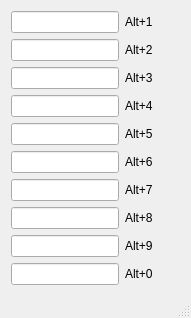
<?xml version="1.0" encoding="UTF-8"?>
<ui version="4.0">
 <class>MainWindow</class>
 <widget class="QMainWindow" name="MainWindow">
  <property name="geometry">
   <rect>
    <x>0</x>
    <y>0</y>
    <width>191</width>
    <height>292</height>
   </rect>
  </property>
  <property name="windowTitle">
   <string>MainWindow</string>
  </property>
  <widget class="QWidget" name="centralWidget">
   <layout class="QFormLayout" name="formLayout">
    <item row="0" column="0">
     <widget class="KeyLineEdit" name="alt1"/>
    </item>
    <item row="0" column="1">
     <widget class="QLabel" name="labelAlt1">
      <property name="text">
       <string>Alt+1</string>
      </property>
     </widget>
    </item>
    <item row="1" column="0">
     <widget class="KeyLineEdit" name="alt2"/>
    </item>
    <item row="1" column="1">
     <widget class="QLabel" name="labelAlt2">
      <property name="text">
       <string>Alt+2</string>
      </property>
     </widget>
    </item>
    <item row="2" column="0">
     <widget class="KeyLineEdit" name="alt3"/>
    </item>
    <item row="2" column="1">
     <widget class="QLabel" name="labelAlt3">
      <property name="text">
       <string>Alt+3</string>
      </property>
     </widget>
    </item>
    <item row="3" column="0">
     <widget class="QLineEdit" name="alt4"/>
    </item>
    <item row="4" column="0">
     <widget class="QLineEdit" name="alt5"/>
    </item>
    <item row="5" column="0">
     <widget class="QLineEdit" name="alt6"/>
    </item>
    <item row="6" column="0">
     <widget class="QLineEdit" name="alt7"/>
    </item>
    <item row="7" column="0">
     <widget class="QLineEdit" name="alt8"/>
    </item>
    <item row="8" column="0">
     <widget class="QLineEdit" name="alt9"/>
    </item>
    <item row="9" column="0">
     <widget class="QLineEdit" name="alt0"/>
    </item>
    <item row="3" column="1">
     <widget class="QLabel" name="labelAlt4">
      <property name="text">
       <string>Alt+4</string>
      </property>
     </widget>
    </item>
    <item row="4" column="1">
     <widget class="QLabel" name="labelAlt5">
      <property name="text">
       <string>Alt+5</string>
      </property>
     </widget>
    </item>
    <item row="5" column="1">
     <widget class="QLabel" name="labelAlt6">
      <property name="text">
       <string>Alt+6</string>
      </property>
     </widget>
    </item>
    <item row="6" column="1">
     <widget class="QLabel" name="labelAlt7">
      <property name="text">
       <string>Alt+7</string>
      </property>
     </widget>
    </item>
    <item row="7" column="1">
     <widget class="QLabel" name="labelAlt8">
      <property name="text">
       <string>Alt+8</string>
      </property>
     </widget>
    </item>
    <item row="8" column="1">
     <widget class="QLabel" name="labelAlt9">
      <property name="text">
       <string>Alt+9</string>
      </property>
     </widget>
    </item>
    <item row="9" column="1">
     <widget class="QLabel" name="labelAlt0">
      <property name="text">
       <string>Alt+0</string>
      </property>
     </widget>
    </item>
   </layout>
  </widget>
  <widget class="QStatusBar" name="statusBar"/>
 </widget>
 <layoutdefault spacing="6" margin="11"/>
 <customwidgets>
  <customwidget>
   <class>KeyLineEdit</class>
   <extends>QLineEdit</extends>
   <header>keylineedit.h</header>
  </customwidget>
 </customwidgets>
 <resources/>
 <connections/>
</ui>
